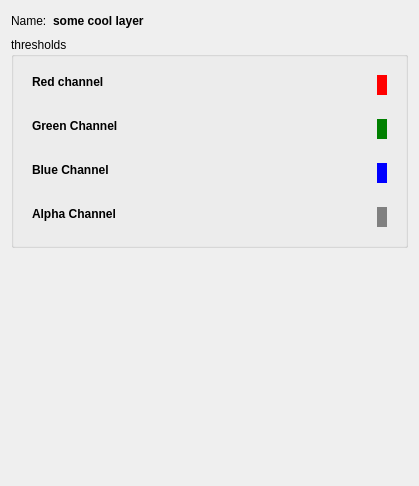
<?xml version="1.0" encoding="UTF-8"?>
<ui version="4.0">
 <class>Dialog</class>
 <widget class="QDialog" name="Dialog">
  <property name="geometry">
   <rect>
    <x>0</x>
    <y>0</y>
    <width>419</width>
    <height>486</height>
   </rect>
  </property>
  <property name="windowTitle">
   <string>Dialog</string>
  </property>
  <layout class="QVBoxLayout" name="verticalLayout_6">
   <item>
    <layout class="QHBoxLayout" name="horizontalLayout_5">
     <item>
      <widget class="QLabel" name="label">
       <property name="text">
        <string>Name:</string>
       </property>
      </widget>
     </item>
     <item>
      <widget class="QLabel" name="_layerLabel">
       <property name="text">
        <string>&lt;b&gt;some cool layer&lt;/b&gt;</string>
       </property>
      </widget>
     </item>
     <item>
      <spacer name="horizontalSpacer">
       <property name="orientation">
        <enum>Qt::Horizontal</enum>
       </property>
       <property name="sizeHint" stdset="0">
        <size>
         <width>40</width>
         <height>20</height>
        </size>
       </property>
      </spacer>
     </item>
    </layout>
   </item>
   <item>
    <widget class="QGroupBox" name="_thresholdsGroup">
     <property name="title">
      <string>thresholds</string>
     </property>
     <layout class="QVBoxLayout" name="verticalLayout_5">
      <item>
       <widget class="QWidget" name="redChannelThresholdingWidget" native="true">
        <property name="sizePolicy">
         <sizepolicy hsizetype="Preferred" vsizetype="Minimum">
          <horstretch>0</horstretch>
          <verstretch>0</verstretch>
         </sizepolicy>
        </property>
        <layout class="QHBoxLayout" name="horizontalLayout">
         <item>
          <layout class="QVBoxLayout" name="verticalLayout">
           <item>
            <widget class="QLabel" name="label_2">
             <property name="text">
              <string>&lt;b&gt;Red channel&lt;/b&gt;</string>
             </property>
            </widget>
           </item>
           <item>
            <widget class="ThresholdingWidget" name="thresholdingWidget"/>
           </item>
          </layout>
         </item>
         <item>
          <widget class="QWidget" name="widget" native="true">
           <property name="sizePolicy">
            <sizepolicy hsizetype="Fixed" vsizetype="Preferred">
             <horstretch>0</horstretch>
             <verstretch>0</verstretch>
            </sizepolicy>
           </property>
           <property name="minimumSize">
            <size>
             <width>10</width>
             <height>0</height>
            </size>
           </property>
           <property name="styleSheet">
            <string notr="true">background: red</string>
           </property>
          </widget>
         </item>
        </layout>
       </widget>
      </item>
      <item>
       <widget class="QWidget" name="greenChannelThresholdingWidget" native="true">
        <property name="sizePolicy">
         <sizepolicy hsizetype="Preferred" vsizetype="Minimum">
          <horstretch>0</horstretch>
          <verstretch>0</verstretch>
         </sizepolicy>
        </property>
        <layout class="QHBoxLayout" name="horizontalLayout_2">
         <item>
          <layout class="QVBoxLayout" name="verticalLayout_2">
           <item>
            <widget class="QLabel" name="label_3">
             <property name="text">
              <string>&lt;b&gt;Green Channel&lt;/b&gt;</string>
             </property>
            </widget>
           </item>
           <item>
            <widget class="ThresholdingWidget" name="thresholdingWidget_2"/>
           </item>
          </layout>
         </item>
         <item>
          <widget class="QWidget" name="widget_2" native="true">
           <property name="sizePolicy">
            <sizepolicy hsizetype="Fixed" vsizetype="Preferred">
             <horstretch>0</horstretch>
             <verstretch>0</verstretch>
            </sizepolicy>
           </property>
           <property name="minimumSize">
            <size>
             <width>10</width>
             <height>0</height>
            </size>
           </property>
           <property name="styleSheet">
            <string notr="true">background: green</string>
           </property>
          </widget>
         </item>
        </layout>
       </widget>
      </item>
      <item>
       <widget class="QWidget" name="blueChannelThresholdingWidget" native="true">
        <property name="sizePolicy">
         <sizepolicy hsizetype="Preferred" vsizetype="Minimum">
          <horstretch>0</horstretch>
          <verstretch>0</verstretch>
         </sizepolicy>
        </property>
        <layout class="QHBoxLayout" name="horizontalLayout_3">
         <item>
          <layout class="QVBoxLayout" name="verticalLayout_3">
           <item>
            <widget class="QLabel" name="label_5">
             <property name="text">
              <string>&lt;b&gt;Blue Channel&lt;/b&gt;</string>
             </property>
            </widget>
           </item>
           <item>
            <widget class="ThresholdingWidget" name="thresholdingWidget_3"/>
           </item>
          </layout>
         </item>
         <item>
          <widget class="QWidget" name="widget_3" native="true">
           <property name="sizePolicy">
            <sizepolicy hsizetype="Fixed" vsizetype="Preferred">
             <horstretch>0</horstretch>
             <verstretch>0</verstretch>
            </sizepolicy>
           </property>
           <property name="minimumSize">
            <size>
             <width>10</width>
             <height>0</height>
            </size>
           </property>
           <property name="styleSheet">
            <string notr="true">background: blue</string>
           </property>
          </widget>
         </item>
        </layout>
       </widget>
      </item>
      <item>
       <widget class="QWidget" name="alphaChannelThresholdingWidget" native="true">
        <property name="sizePolicy">
         <sizepolicy hsizetype="Preferred" vsizetype="Minimum">
          <horstretch>0</horstretch>
          <verstretch>0</verstretch>
         </sizepolicy>
        </property>
        <layout class="QHBoxLayout" name="horizontalLayout_4">
         <item>
          <layout class="QVBoxLayout" name="verticalLayout_4">
           <item>
            <widget class="QLabel" name="label_6">
             <property name="text">
              <string>&lt;b&gt;Alpha Channel&lt;/b&gt;</string>
             </property>
            </widget>
           </item>
           <item>
            <widget class="ThresholdingWidget" name="thresholdingWidget_4"/>
           </item>
          </layout>
         </item>
         <item>
          <widget class="QWidget" name="widget_4" native="true">
           <property name="sizePolicy">
            <sizepolicy hsizetype="Fixed" vsizetype="Preferred">
             <horstretch>0</horstretch>
             <verstretch>0</verstretch>
            </sizepolicy>
           </property>
           <property name="minimumSize">
            <size>
             <width>10</width>
             <height>0</height>
            </size>
           </property>
           <property name="styleSheet">
            <string notr="true">background: gray</string>
           </property>
          </widget>
         </item>
        </layout>
       </widget>
      </item>
     </layout>
    </widget>
   </item>
   <item>
    <spacer name="verticalSpacer">
     <property name="orientation">
      <enum>Qt::Vertical</enum>
     </property>
     <property name="sizeHint" stdset="0">
      <size>
       <width>20</width>
       <height>40</height>
      </size>
     </property>
    </spacer>
   </item>
  </layout>
 </widget>
 <customwidgets>
  <customwidget>
   <class>ThresholdingWidget</class>
   <extends>QWidget</extends>
   <header>volumina.widgets.thresholdingWidget</header>
  </customwidget>
 </customwidgets>
 <resources/>
 <connections/>
</ui>
